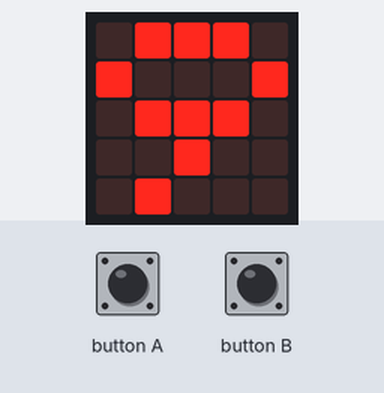
Simulated run of this program. Board: BBC micro:bit running MicroPython. Shown: the board's 5×5 LED display. The test bench sets the inputs (shaded band).

Above: at 1.2 s.
1.3 s: button A pressed for 3.2 s
At 5.7 s:
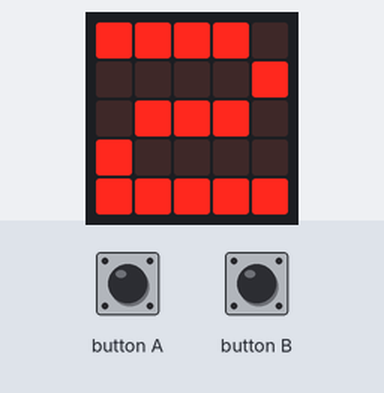
6.0 s: button B pressed for 1 s
At 8.1 s:
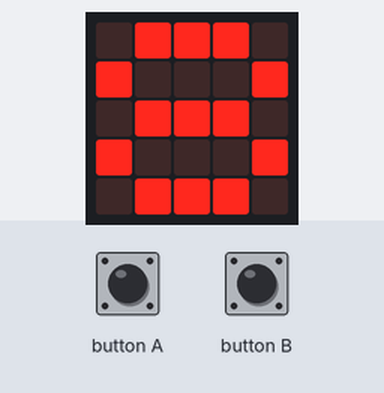
8.5 s: button B pressed for 0.15 s
At 9.9 s:
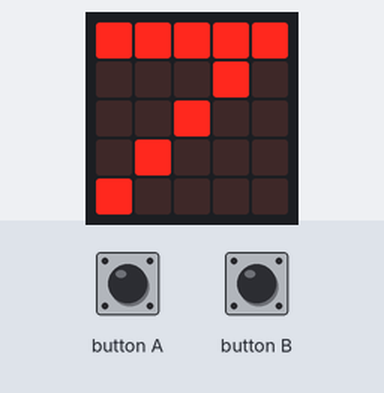
10.2 s: button B pressed for 3.2 s
At 13.7 s:
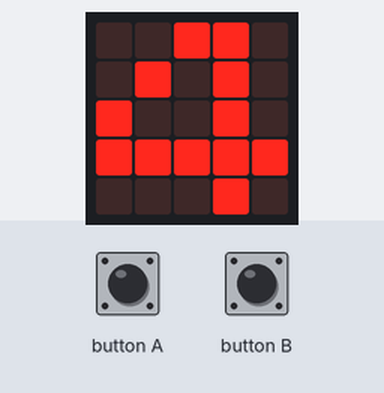
Timing chart, 0 to 15.2 s (numbered marks = the images above; inputs shaded):
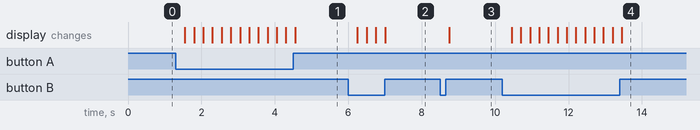

Measured:
- after the input at 1.3 s, the display: first changes after 0.25 s (image 1 shows a later state)
- after the input at 6.0 s, the display: first changes after 0.25 s (image 2 shows a later state)
- after the input at 8.5 s, the display: changes after 0.25 s (image 3)
- after the input at 10.2 s, the display: first changes after 0.25 s (image 4 shows a later state)

The program:

counter.py
```python
from microbit import *

counter = 9

zero = Image("09990:90009:90009:90009:09990")
one = Image("00900:09900:00900:00900:09990")
two = Image("99990:00009:09990:90000:99999")
three = Image("99999:00009:00090:90009:09990")
four = Image("00990:09090:90090:99999:00090")
five = Image("99999:90000:99990:00009:99990")
six = Image("00090:00900:09990:90009:09990")
seven = Image("99999:00090:00900:09000:90000")
eight = Image("09990:90009:09990:90009:09990")
nine = Image("09990:90009:09990:00900:09000")

num = [zero, one, two, three, four, five, six, seven, eight, nine]

while (True):

    display.show(num[counter])

    if button_a.is_pressed():
        sleep(250)

        if counter == 9:
            counter = 0
        else:
            counter += 1

    if button_b.is_pressed():
        sleep(250)

        if counter == 0:
            counter = 9
        else:
            counter -= 1

    if counter < 0:
        break
```
